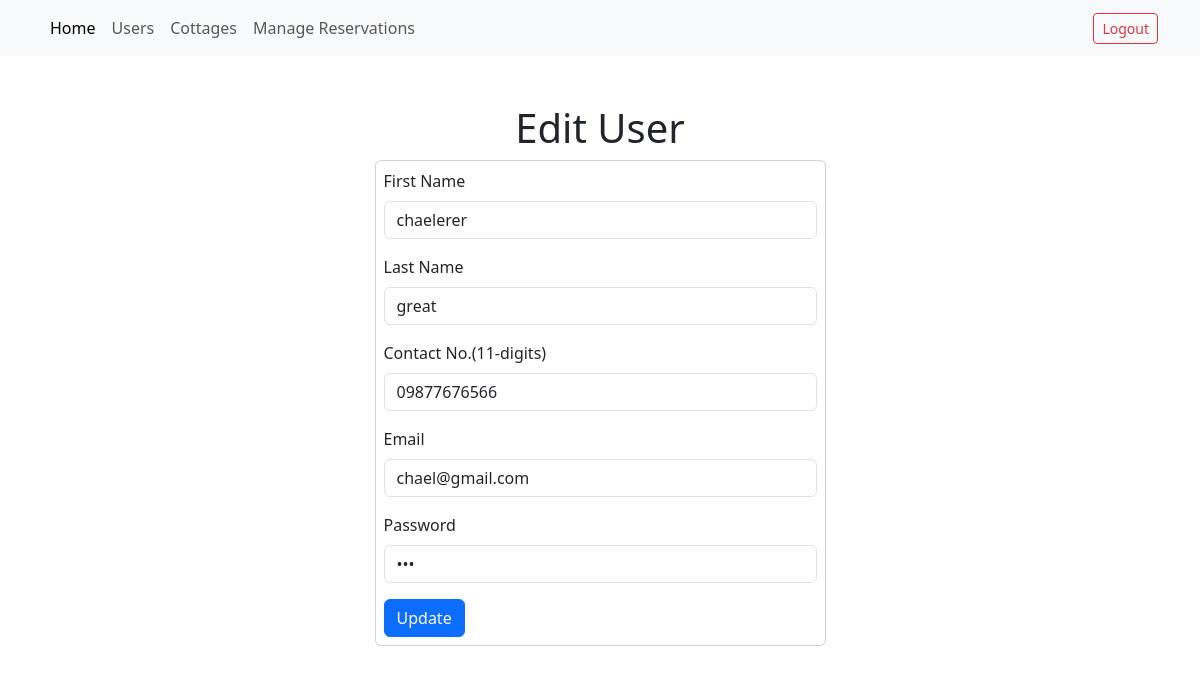
The page /admin/user_edit.php?edit=1 on the database its author committed.
### tables this page shows
CREATE TABLE `users` (
  `id` int(11) NOT NULL,
  `firstname` varchar(100) NOT NULL,
  `lastname` varchar(100) NOT NULL,
  `contact_no` varchar(100) NOT NULL,
  `email` varchar(100) NOT NULL,
  `password` varchar(100) NOT NULL
);

### admin/user_edit.php (the view, shortened to what this page needs)
<?php include ('./include/header.php'); ?>
<?php include ('./include/navbar.php'); ?>
<div class="container mt-5 mb-4">
    <h1 class="text-center">Edit User</h1>
    <div class="row justify-content-center">
        <div class="col-5">
            <div class="card p-2">
                <?php
                if (isset($_GET['edit'])) {
                    $userID = $_GET['edit'];
                    $query = "SELECT * FROM users WHERE id = $userID";
                    $result = mysqli_query($conn, $query);
                    if ($result && mysqli_num_rows($result) > 0) {
                        $user = mysqli_fetch_assoc($result);
                        ?>
                        <form method="POST" action="code.php">
                            <div class="mb-3">
                                <label class="form-label">First Name</label>
                                <input type="text" name="firstname" class="form-control" value="<?= $user['firstname'] ?>">
                            </div>
                            <div class="mb-3">
                                <label class="form-label">Last Name</label>
                                <input type="text" name="lastname" class="form-control" value="<?= $user['lastname'] ?>">
                            </div>
                            <div class="mb-3">
                                <label class="form-label">Contact No.(11-digits)</label>
                                <input type="text" name="contact_no" class="form-control" pattern="\d{11}" maxlength="11"
                                    oninput="this.value = this.value.replace(/[^0-9]/g, '').slice(0, 11);"
                                    value="<?= $user['contact_no'] ?>">
                            </div>
                            <div class="mb-3">
                                <label class="form-label">Email</label>
                                <input type="text" name="email" class="form-control" value="<?= $user['email'] ?>">
                            </div>
                            <div class="mb-3">
                                <label class="form-label">Password</label>
                                <input type="password" name="password" class="form-control" value="<?= $user['password'] ?>">
                            </div>
                            <button type="submit" class="btn btn-primary" name="user_update">Update</button>
                        </form>
                        <?php
                    }
                }
                ?>
            </div>
        </div>
    </div>
</div>
</body>
</html>

### rows shown on the page
users: firstname "chaelerer", lastname "great", contact_no "09877676566", email "chael@gmail.com"
